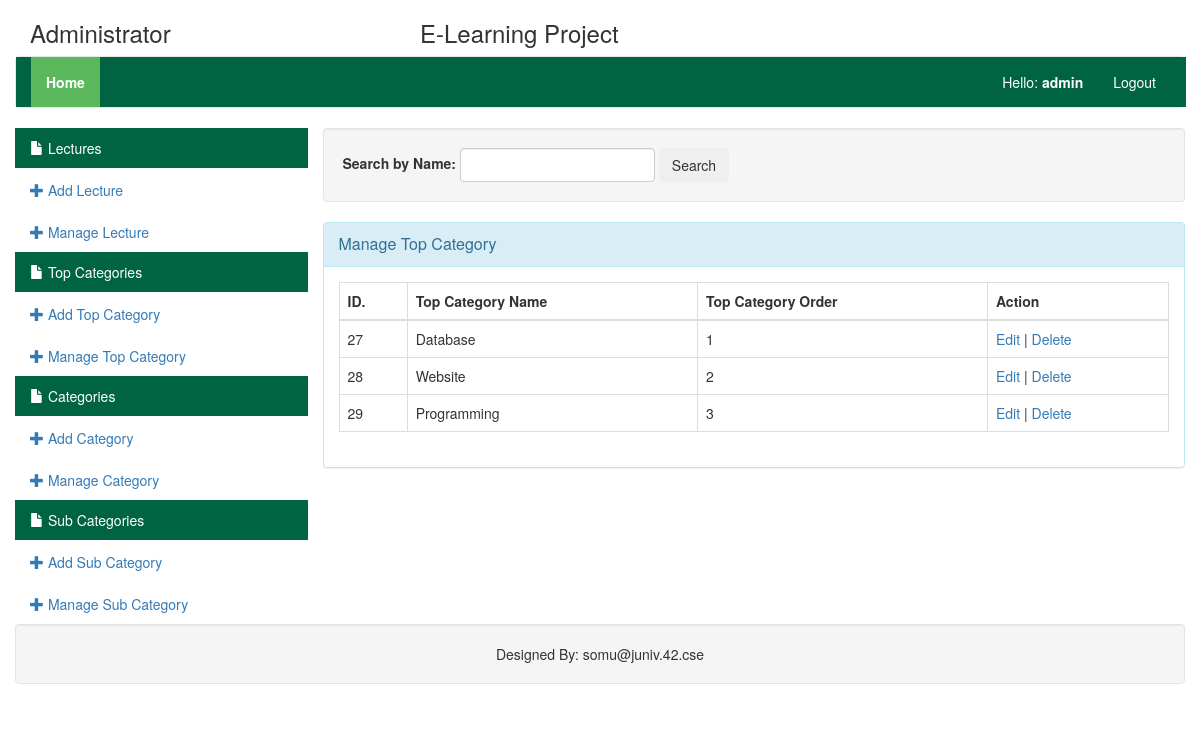
Page /admin/manage_top_category.php (signed in) on the earlier database version.
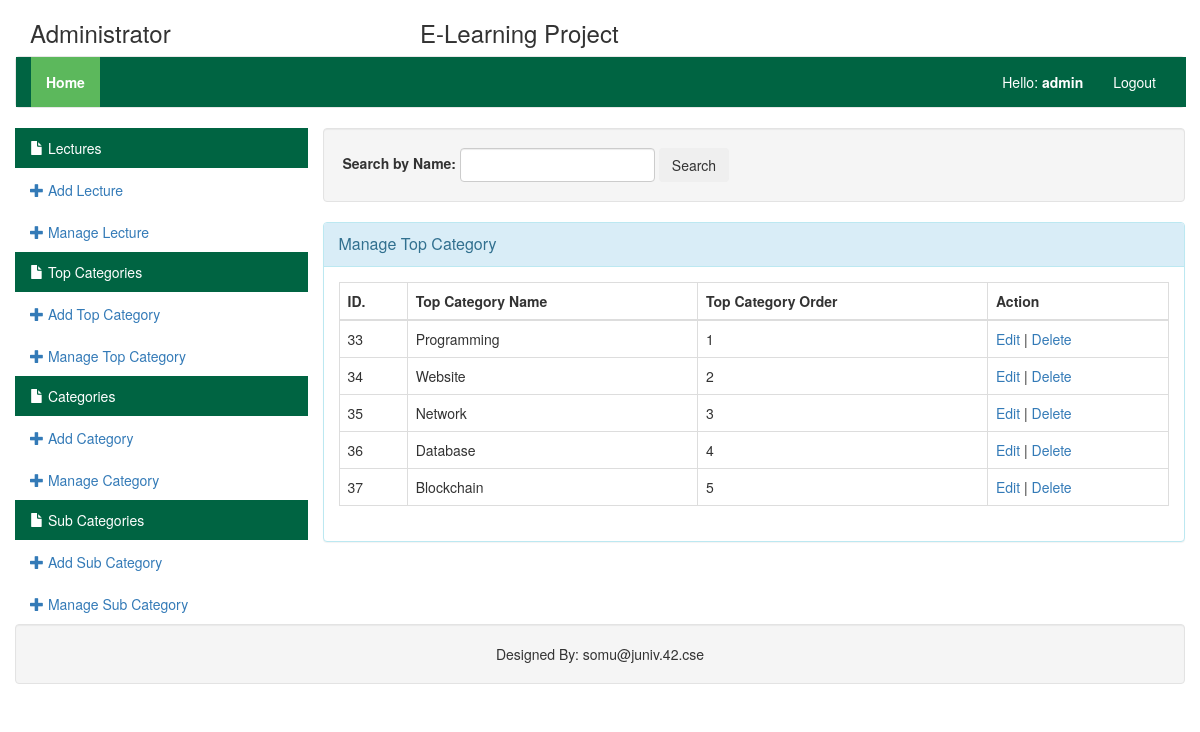
Same page on the later database version.
### tables this page shows
CREATE TABLE `table_top_category` (
  `top_category_id` int(11) NOT NULL,
  `top_category_name` varchar(200) NOT NULL,
  `top_category_order` int(11) NOT NULL
);

### admin/manage_top_category.php (the view, shortened to what this page needs)
<?php
	include "../connection.php";
 ?>
<?php include "header.php"; ?>
	<div class="row" style="padding-left: 0px; padding-right: 0px;">
		<div class="col-lg-3 col-md-3 col-sm-3 col-xs-12" style="padding-left: 0px; padding-right: 0px;">
			<?php include "left_menu.php"; ?>
		</div>
		<div class="col-lg-9 col-md-9 col-sm-9 col-xs-12" style="padding-right: 0px;">
			<div class="well">
				<form method="post" class="form-inline" id="form_search" action='<?php echo $_SERVER["PHP_SELF"]; ?>'>
					<div class="form-group">
						<label>Search by Name:</label>
						<input type="text" class="form-control" name="search_text" id="search_text">
					</div>
					<button type="submit" class="btn btn-deafult" name="btn_search" id="btn_search">Search</button>
				</form>
			</div>
			<div class="panel panel-info">
				<div class="panel-heading">
					<div class="panel-title">Manage Top Category</div>
				</div>
				<div class="panel-body">
					<table class="table table-hover table-bordered">
					    <thead>
					      <tr>
					      	<th>ID.</th>
					        <th>Top Category Name</th>
					        <th>Top Category Order</th>
					        <th>Action</th>
					      </tr>
					    </thead>
					    <tbody>
					      <?php
					      	$qry = "";
					      	if (isset($_POST["btn_search"])) {
					      		$qry = mysqli_query($con, "select * from table_top_category where top_category_name like '%".mres($con, $_POST["search_text"])."%' order by top_category_order asc ");
					      	}
					      	else {
					      		$qry = mysqli_query($con, "select * from table_top_category order by top_category_order asc");
					      	}
					      	while ($row = $qry->fetch_assoc()) {
					      		echo '<tr>';
					      		echo '<td>'.$row["top_category_id"]."</td><td>".$row["top_category_name"]."</td><td>".$row["top_category_order"]."</td><td><a href='add_top_category.php?edit_id=".$row["top_category_id"]."'>Edit</a> | <a href='?delete_id=".$row["top_category_id"]."' onclick=\"return confirm('Are you sure to delete this item?');\"> Delete</td>";
					      		echo '</tr>';
					      	}
					       ?>
					    </tbody>
					</table>
				</div>
			</div>
		</div>
	</div>
<?php include "footer.php"; ?>

Differences in the rows shown:
removed table_top_category: top_category_id "27", top_category_name "Database", top_category_order "1"
removed table_top_category: top_category_id "28", top_category_name "Website", top_category_order "2"
removed table_top_category: top_category_id "29", top_category_name "Programming", top_category_order "3"
added table_top_category: top_category_id "33", top_category_name "Programming", top_category_order "1"
added table_top_category: top_category_id "34", top_category_name "Website", top_category_order "2"
added table_top_category: top_category_id "35", top_category_name "Network", top_category_order "3"
added table_top_category: top_category_id "36", top_category_name "Database", top_category_order "4"
added table_top_category: top_category_id "37", top_category_name "Blockchain", top_category_order "5"
